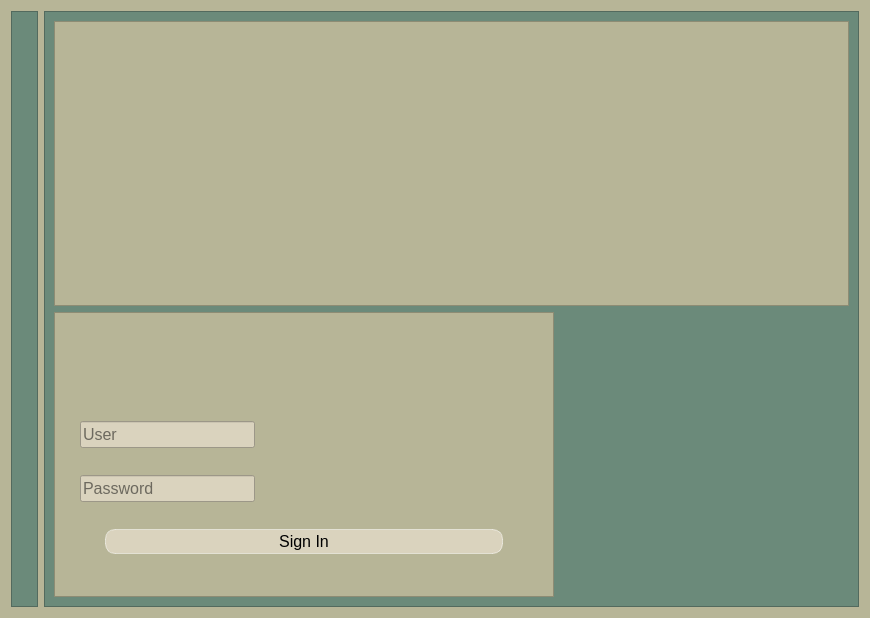
<?xml version="1.0" encoding="UTF-8"?>
<ui version="4.0">
 <class>LoginPage</class>
 <widget class="QWidget" name="LoginPage">
  <property name="geometry">
   <rect>
    <x>0</x>
    <y>0</y>
    <width>870</width>
    <height>618</height>
   </rect>
  </property>
  <property name="maximumSize">
   <size>
    <width>1000</width>
    <height>800</height>
   </size>
  </property>
  <property name="windowTitle">
   <string>Main</string>
  </property>
  <property name="styleSheet">
   <string notr="true">QWidget{
 background-color: rgb(183, 181, 151);
}</string>
  </property>
  <layout class="QHBoxLayout" name="horizontalLayout">
   <item>
    <widget class="QFrame" name="leftHalf">
     <property name="maximumSize">
      <size>
       <width>600</width>
       <height>600</height>
      </size>
     </property>
     <property name="styleSheet">
      <string notr="true">QFrame{
background-color: rgb(107, 138, 122)
}</string>
     </property>
     <property name="frameShape">
      <enum>QFrame::StyledPanel</enum>
     </property>
     <property name="frameShadow">
      <enum>QFrame::Raised</enum>
     </property>
     <layout class="QGridLayout" name="gridLayout">
      <item row="0" column="0">
       <widget class="QLabel" name="techImage">
        <property name="text">
         <string/>
        </property>
        <property name="pixmap">
         <pixmap>images/technicianBackground.png</pixmap>
        </property>
        <property name="scaledContents">
         <bool>true</bool>
        </property>
       </widget>
      </item>
     </layout>
    </widget>
   </item>
   <item>
    <widget class="QFrame" name="rightHalf">
     <property name="styleSheet">
      <string notr="true">QFrame{
background-color: rgb(107, 138, 122)
}</string>
     </property>
     <property name="frameShape">
      <enum>QFrame::StyledPanel</enum>
     </property>
     <property name="frameShadow">
      <enum>QFrame::Raised</enum>
     </property>
     <layout class="QVBoxLayout" name="verticalLayout">
      <item>
       <widget class="QFrame" name="pttImage">
        <property name="styleSheet">
         <string notr="true">QFrame{
background-color: rgb(183, 181, 151)
}</string>
        </property>
        <property name="frameShape">
         <enum>QFrame::StyledPanel</enum>
        </property>
        <property name="frameShadow">
         <enum>QFrame::Raised</enum>
        </property>
        <layout class="QGridLayout" name="gridLayout_2">
         <item row="0" column="0">
          <widget class="QLabel" name="pttLogo">
           <property name="maximumSize">
            <size>
             <width>200</width>
             <height>200</height>
            </size>
           </property>
           <property name="text">
            <string/>
           </property>
           <property name="pixmap">
            <pixmap>images/ptt-logo.png</pixmap>
           </property>
           <property name="scaledContents">
            <bool>true</bool>
           </property>
          </widget>
         </item>
        </layout>
       </widget>
      </item>
      <item>
       <widget class="QFrame" name="loginForm">
        <property name="maximumSize">
         <size>
          <width>500</width>
          <height>500</height>
         </size>
        </property>
        <property name="styleSheet">
         <string notr="true">QFrame{
background-color: rgb(183, 181, 151)
}</string>
        </property>
        <property name="frameShape">
         <enum>QFrame::StyledPanel</enum>
        </property>
        <property name="frameShadow">
         <enum>QFrame::Raised</enum>
        </property>
        <layout class="QVBoxLayout" name="verticalLayout_2">
         <property name="leftMargin">
          <number>25</number>
         </property>
         <property name="topMargin">
          <number>10</number>
         </property>
         <property name="rightMargin">
          <number>25</number>
         </property>
         <property name="bottomMargin">
          <number>20</number>
         </property>
         <item>
          <widget class="QLabel" name="errorMessage">
           <property name="maximumSize">
            <size>
             <width>150</width>
             <height>50</height>
            </size>
           </property>
           <property name="font">
            <font>
             <family>Arial</family>
             <pointsize>10</pointsize>
            </font>
           </property>
           <property name="text">
            <string/>
           </property>
           <property name="alignment">
            <set>Qt::AlignCenter</set>
           </property>
           <property name="wordWrap">
            <bool>true</bool>
           </property>
           <property name="margin">
            <number>5</number>
           </property>
           <property name="indent">
            <number>40</number>
           </property>
          </widget>
         </item>
         <item>
          <widget class="QLineEdit" name="user">
           <property name="maximumSize">
            <size>
             <width>175</width>
             <height>16777215</height>
            </size>
           </property>
           <property name="font">
            <font>
             <family>Arial</family>
             <pointsize>-1</pointsize>
            </font>
           </property>
           <property name="styleSheet">
            <string notr="true">QLineEdit{
background-color: rgb(218, 211, 190);
font-size: 16px;
}

QLineEdit:hover {
background-color: rgba(255, 255, 255, 0.3);
}

QLineEdit:pressed {
background-color: rgba(255, 255, 255, 0.1);
}</string>
           </property>
           <property name="placeholderText">
            <string>User</string>
           </property>
          </widget>
         </item>
         <item>
          <widget class="QLineEdit" name="password">
           <property name="maximumSize">
            <size>
             <width>175</width>
             <height>16777215</height>
            </size>
           </property>
           <property name="font">
            <font>
             <family>Arial</family>
             <pointsize>-1</pointsize>
            </font>
           </property>
           <property name="styleSheet">
            <string notr="true">QLineEdit{
background-color: rgb(218, 211, 190);
font-size: 16px;
}</string>
           </property>
           <property name="placeholderText">
            <string>Password</string>
           </property>
          </widget>
         </item>
         <item>
          <widget class="QPushButton" name="loginButton">
           <property name="maximumSize">
            <size>
             <width>500</width>
             <height>16777215</height>
            </size>
           </property>
           <property name="styleSheet">
            <string notr="true">QPushButton{
background-color: rgb(218, 211, 190);
color: black;
border: 1px solid rgba(255, 255, 255, 0.5);
border-radius: 10px;
font-size: 16px;
padding:2px;
text-align: center;
margin-left: 25px;
margin-right:25px;
}

QPushButton:hover {
background-color: rgba(255, 255, 255, 0.3);
}

QPushButton:pressed {
background-color: rgba(255, 255, 255, 0.1);
}
</string>
           </property>
           <property name="text">
            <string>Sign In</string>
           </property>
          </widget>
         </item>
        </layout>
       </widget>
      </item>
     </layout>
    </widget>
   </item>
  </layout>
 </widget>
 <resources/>
 <connections/>
</ui>
